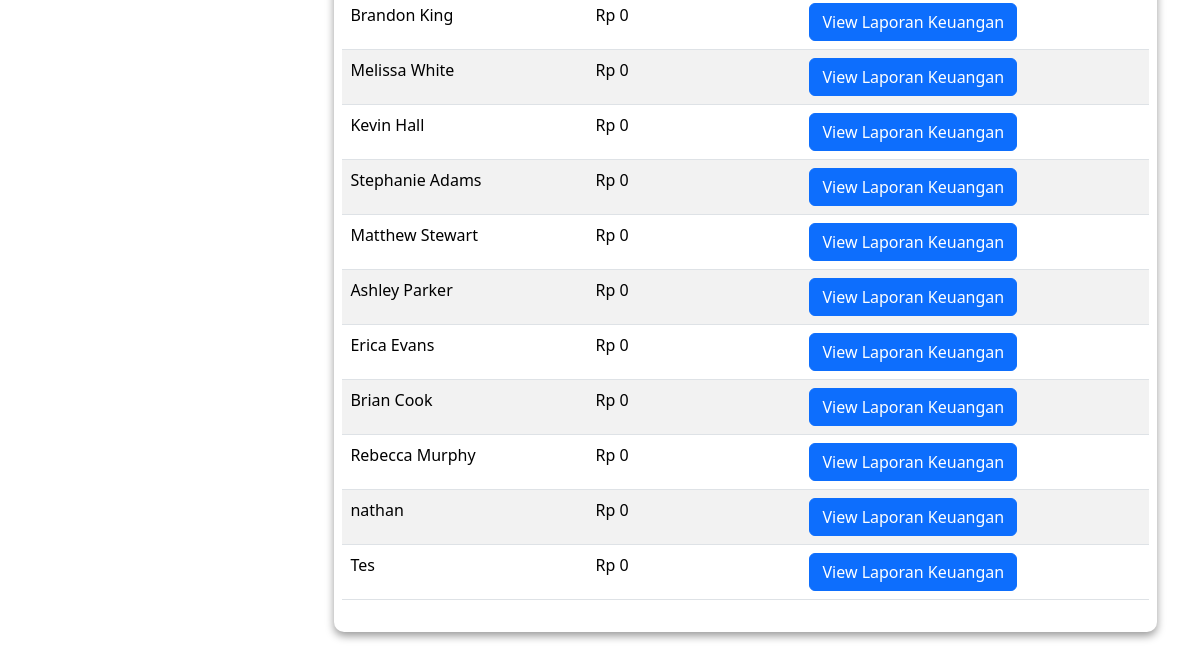
Page /keuangan_obat.php (signed in, lower part) on the earlier database version.
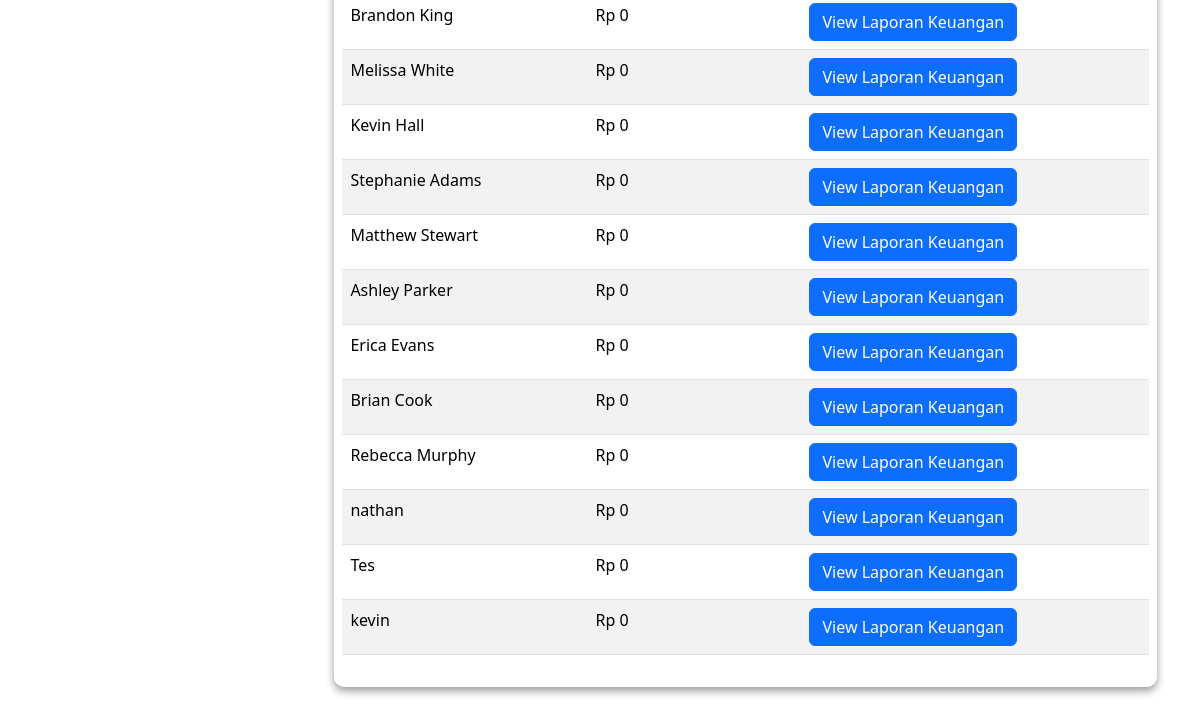
Same page on the later database version.
### tables this page shows
CREATE TABLE `penduduk` (
  `id` int(11) NOT NULL,
  `nama` varchar(250) NOT NULL,
  `alamat` varchar(100) NOT NULL,
  `tanggal_masuk` date DEFAULT NULL,
  `keuangan_pondokkan` int(11) NOT NULL,
  `keuangan_tabungan` int(11) NOT NULL,
  `keuangan_obat` int(11) NOT NULL,
  `keuangan_total` int(11) NOT NULL,
  `profile_picture` varchar(100) NOT NULL,
  `KTP` longblob NOT NULL,
  `KK` longblob NOT NULL,
  `BPJS` longblob NOT NULL,
  `deposit` int(11) DEFAULT NULL,
  `status` tinyint(1) NOT NULL DEFAULT 0,
  `tempat_lahir` varchar(100) NOT NULL DEFAULT '',
  `agama` varchar(15) NOT NULL DEFAULT ' ',
  `tanggal_lahir` date DEFAULT NULL
);

### utils.php (called while the page is built, shortened)
<?php
class myDB
{
    private $host = "localhost";
    private $username = "root";
    private $password = "";
    private $database = "pantisurya";
    private $db;
    function __construct()
    {
        if ($this->db == null) {
            try {
                $this->db = new PDO("mysql:host=$this->host;dbname=$this->database", $this->username, $this->password);
                $this->db->setAttribute(PDO::ATTR_ERRMODE, PDO::ERRMODE_EXCEPTION);
            } catch (PDOException $e) {
                echo "Connection failed: " . $e->getMessage();
            }
        }
    }
    public function prepare($query)
    {
        return $this->db->prepare($query);
    }
    function formatRupiah($number) {
        return 'Rp ' . number_format($number, 0, ',', '.');
    }
}

### keuangan_obat.php (the view, shortened to what this page needs)
<?php
require "utils.php";
$db = new myDB();
$stmt_all_residents = $db->prepare("SELECT * FROM penduduk");
$stmt_all_residents->execute();
$residents = $stmt_all_residents->fetchAll(PDO::FETCH_ASSOC);
?>
<!DOCTYPE html>
<html lang="en">
<head>
    <?php include "layout/stylejquerynbs5.php" ?>
    <link rel="stylesheet" href="layout/indexstyle.css">
    <link rel="stylesheet" href="layout/styledatasiswa.css">
</head>
<body>
    <div class="app">
        <div class="dashboard">
            <?php include 'nav.php'?>
            <div class="main">
                <div class="pad">
                    <div class="residents-table">
                        <div class="content">
                            <table class="table table-striped">
                                <tbody class="table-group-divider">
                                    <?php foreach($residents as $resident): ?>
                                    <tr>
                                        <td><?php echo $resident['nama']; ?></td>
                                        <td><?php echo $db->formatRupiah($resident['keuangan_obat']); ?></td>
                                        <td><button onclick="window.location.href='laporanobat.php?id=<?php echo $resident['id']; ?>'" class="btn btn-primary">View Laporan Keuangan</button></td>
                                    </tr>
                                    <?php endforeach; ?>
                                </tbody>
                            </table>
                        </div>
                    </div>
                </div>
            </div>
        </div>
    </div>
</body>
</html>

Differences in the rows shown:
added penduduk: nama "kevin", keuangan_obat "Rp 0"
